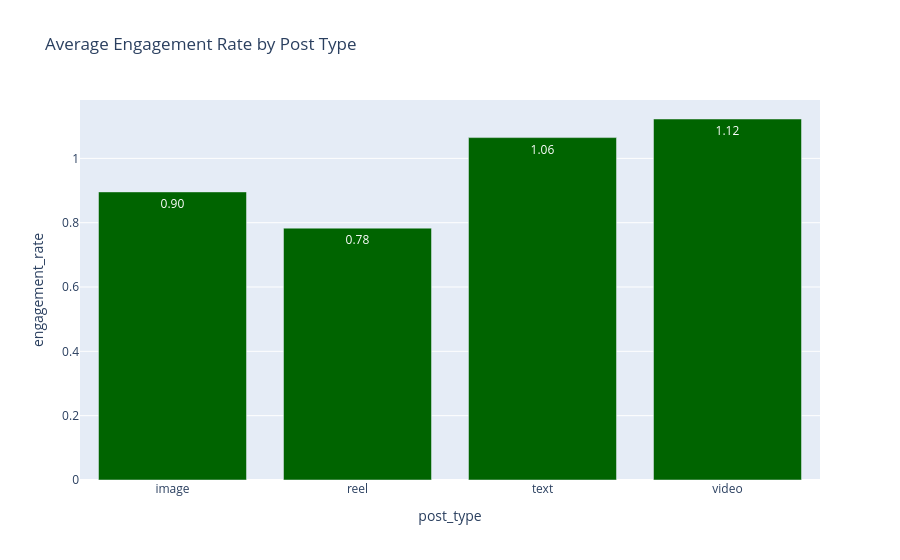

Here is the notebook cell this chart was saved with:
### Code cell
plotly_post_type = wrangled_data.groupby(
    'post_type', as_index=False)['engagement_rate'].mean()

fig = px.bar(
    plotly_post_type,
    x='post_type',
    y='engagement_rate',
    title='Average Engagement Rate by Post Type',
    text_auto='.2f',
    color_discrete_sequence=['darkgreen'])

fig.show()

### Figure 1 — Plotly figure (JSON) as saved in the notebook; plotly's stock layout.template omitted (floating-point values rounded to 4 significant figures)
{"data": [{"hovertemplate": "post_type=%{x}<br>engagement_rate=%{y}<extra></extra>", "legendgroup": "", "marker": {"color": "darkgreen", "pattern": {"shape": ""}}, "name": "", "orientation": "v", "showlegend": false, "textposition": "auto", "texttemplate": "%{y:.2f}", "type": "bar", "x": ["image", "reel", "text", "video"], "xaxis": "x", "y": [0.8956, 0.783, 1.065, 1.122], "yaxis": "y"}], "layout": {"barmode": "relative", "legend": {"tracegroupgap": 0}, "title": {"text": "Average Engagement Rate by Post Type"}, "xaxis": {"anchor": "y", "domain": [0, 1], "title": {"text": "post_type"}}, "yaxis": {"anchor": "x", "domain": [0, 1], "title": {"text": "engagement_rate"}}}}
